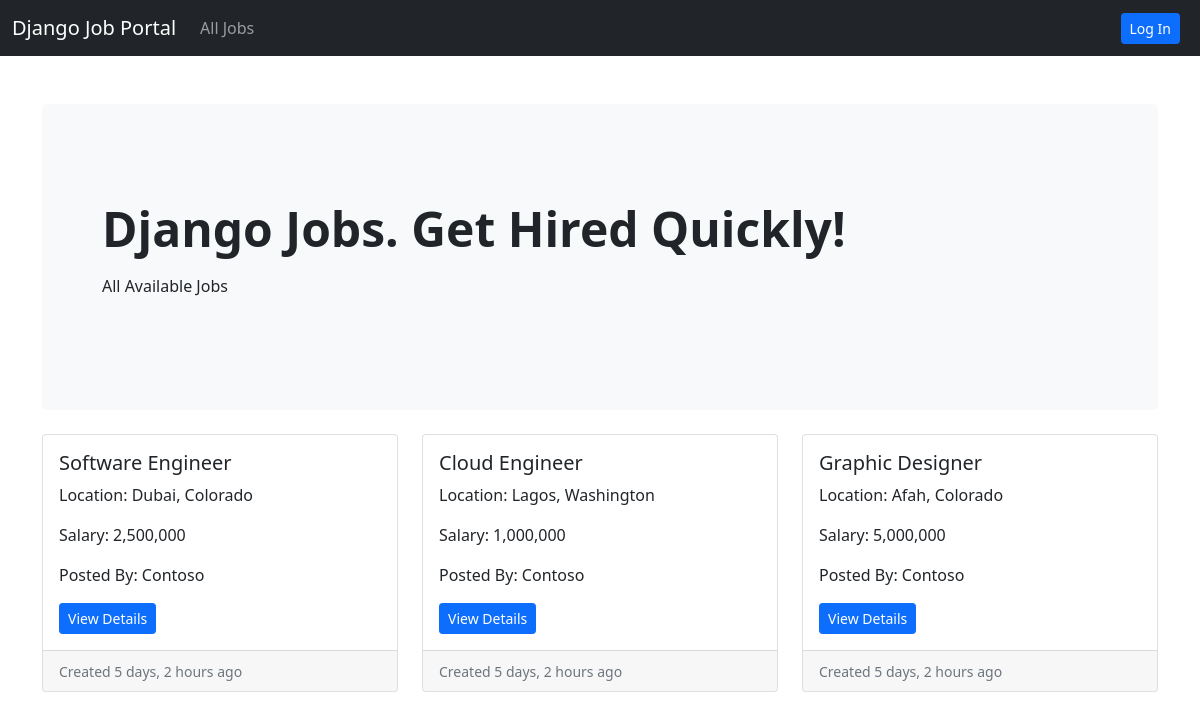
/job-listing/, run on the app's committed database.
### job/models.py (models this page shows, shortened)
class Job(models.Model):
    job_choices = (
        ('Remote', 'Remote'),
        ('Onsite', 'Onsite'),
        ('Hybrid', 'Hybrid'),
    )
    user = models.ForeignKey(User, on_delete=models.CASCADE)
    company = models.ForeignKey(Company, on_delete=models.CASCADE)
    title = models.CharField(max_length=255)
    city = models.CharField(max_length=255)
    salary = models.PositiveIntegerField()
    requirements = models.TextField()
    ideal_candidate = models.TextField()
    is_available = models.BooleanField(default=False)
    timestamp = models.DateTimeField(auto_now_add=True)
    industry = models.ForeignKey(Industry, on_delete=models.DO_NOTHING, null=True, blank=True)
    state = models.ForeignKey(State, on_delete=models.DO_NOTHING, null=True, blank=True)
    job_type = models.CharField(max_length=255, choices=job_choices, null=True, blank=True)

class State(models.Model):
    name = models.CharField(max_length=255)
    def __str__(self):
        return self.name

### company/models.py (models this page shows)
class Company(models.Model):
    user = models.OneToOneField(User, on_delete=models.CASCADE)
    name = models.CharField(max_length=255, blank=True, null=True)
    est_date = models.PositiveIntegerField(blank=True, null=True)
    city = models.CharField(max_length=255, blank=True, null=True)
    state = models.CharField(max_length=255, blank=True, null=True)
    def __str__(self):
        return self.name

### website/views.py (the view)
# urls.py: path('job-listing/', views.job_listing, name='job-listing'),
def job_listing(request):
    jobs = Job.objects.filter(is_available=True).order_by('-timestamp')
    context = {
        'jobs': jobs
    }
    return render(request, 'website/job_listing.html', context)

### templates/website/job_listing.html
{% extends 'base.html' %}
{% load humanize %}
{% block content %}
<section>
    <div class="p-5 mb-4 bg-light rounded-3">
        <div class="container-fluid py-5">
            <h2 class="display-5 fw-bold">Django Jobs. Get Hired Quickly!</h2>
            <p class="col-md-8 fs-6 mt-3">
                All Available Jobs
            </p>
        </div>
    </div>
</section>
<div class="row row-cols-1 row-cols-md-3 g-4">
    {% if jobs %}
        {% for job in jobs %}
        <div class="col">
            <div class="card h-100">
                <div class="card-body">
                    <h5 class="card-title">{{ job.title }}</h5>
                    <p class="card-text">Location: {{ job.city }}, {{ job.state }}</p>
                    <p class="card-text">Salary: {{ job.salary|intcomma }}</p>
                    <p class="card-text">Posted By: {{ job.company }}</p>
                <a href="{% url 'job-details' job.pk %}" class="btn btn-primary btn-sm">View Details</a>
                </div>
                <div class="card-footer">
                    <small class="text-muted">Created {{ job.timestamp|naturaltime }}</small>
                </div>
            </div>
        </div>
        {% endfor %}
    {% endif %}
</div><br>
{% endblock %}

### data on the page
Job: title "Software Engineer", city "Dubai", state "Colorado", salary "2,500,000", company "Contoso", timestamp "5 days, 2 hours ago"
Job: title "Cloud Engineer", city "Lagos", state "Washington", salary "1,000,000", company "Contoso", timestamp "5 days, 2 hours ago"
Job: title "Graphic Designer", city "Afah", state "Colorado", salary "5,000,000", company "Contoso", timestamp "5 days, 2 hours ago"
